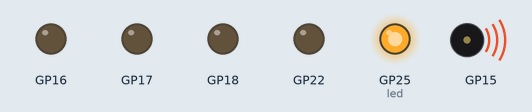
Bench run of a program on a simulated Raspberry Pi Pico running MicroPython. On the bench: output pins drawn as LEDs (lit = HIGH), buzzer (waves = sounding). The board's own WiFi access point starts at once; values from a settings file that is not in the repository are placeholders; what the program prints to the serial console is not drawn. At 1.9 s the program stops and its outputs stay as they are.

Above: at 0.2 s.
At 1.0 s:
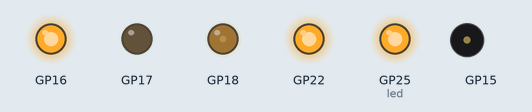
At 2.0 s:
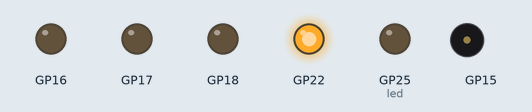
Timing chart, 0 to 3.4 s (numbered marks = the images above):
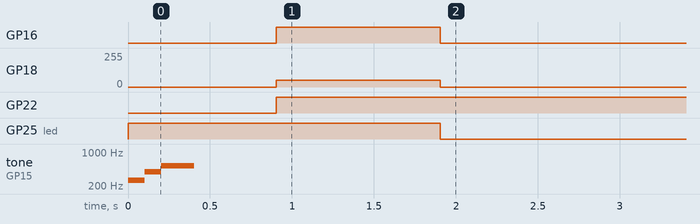

Measured:
- by itself, GP16: LOW → HIGH at 0.90 s, → LOW 1.0 s later
- by itself, GP18: 0/255 → 51/255 at 0.90 s, → 0/255 1.0 s later
- by itself, GP22: LOW → HIGH at 0.90 s
- by itself, GP25 (led): LOW → HIGH at 0.00 s, → LOW 1.9 s later
- by itself, tone on GP15: silent → 261 Hz at 0.00 s, → 392 Hz 0.10 s later, → 523 Hz 0.10 s later, → silent 0.20 s later

The program:

main.py
```python
from machine import Pin
from secrets import WIFI_SSID, WIFI_PASS
from wifi import start_ap
from melody import Tones, tone
from motor import Motor
import time

led = Pin("LED", Pin.OUT)
speaker_gpio = 15
MTR_STBY = 22
MTR_AIN1 = 16
MTR_AIN2 = 17
MTR_PWMA = 18

tones = Tones()

ip = start_ap(WIFI_SSID, WIFI_PASS)

if ip is None:
    tone(speaker_gpio, tones.C, 50)
    time.sleep(0.1)
    tone(speaker_gpio, tones.C, 500)
    raise RuntimeError("Wi-Fi connect timeout")

led.on()
tone(speaker_gpio, tones.C, 100)
tone(speaker_gpio, tones.G, 100)
tone(speaker_gpio, tones.HiC, 200)

time.sleep(0.5)

motor = Motor(MTR_STBY, MTR_AIN1, MTR_AIN2, MTR_PWMA)

motor.drive(0.2)

time.sleep(1)

motor.stop()
led.off()
```

wifi.py
```python
import network

def start_ap(ssid, passwd):
    ap = network.WLAN(network.AP_IF)
    ap.active(True)
    try:
        ap.config(essid=ssid, password=passwd)
    except ValueError:
        return None

    print("AP Mode started!")
    print("IP Address:", ap.ifconfig()[0])
    return ap.ifconfig()[0]
```

melody.py
```python
from machine import Pin, PWM
import time

class Tones:
    def __init__(self, base_freq=440.0):
        # A4(69)を基準に各音の周波数を計算
        names = ['C', 'Cs', 'D', 'Ds', 'E', 'F', 'Fs', 'G', 'Gs', 'A', 'As', 'B', "HiC"]
        # C4はMIDI番号60
        for i, name in enumerate(names):
            # 基準のA4から見た半音の距離を計算
            freq = base_freq * (2 ** ((i - 9) / 12))
            setattr(self, name, int(round(freq, 2)))

pwm = None

def tone(pin, freq, ms, duty=20000):
    global pwm
    if pwm is None:
        pwm = PWM(Pin(pin))
    pwm.freq(freq)
    pwm.duty_u16(duty)
    time.sleep_ms(ms)
    silence(pin)

def silence(pin):
    global pwm
    if pwm is not None:
        pwm.duty_u16(0)
        pwm.deinit()
        pwm = None
    Pin(pin, Pin.OUT).value(0)
```

motor.py
```python
from machine import Pin, PWM

class Motor:
    def __init__(self, stby, ain1, ain2, pwma):
        self.stby = Pin(stby, Pin.OUT)
        self.ain1 = Pin(ain1, Pin.OUT)
        self.ain2 = Pin(ain2, Pin.OUT)
        self.pwma = PWM(Pin(pwma))

        self.stby.on()
        self.pwma.freq(1000)

    def drive(self, power):
        if power > 0:
            self.ain1.on()
            self.ain2.off()
        elif power < 0:
            self.ain1.off()
            self.ain2.on()
        else:
            self.stop()
            return

        # 絶対値に変換し、0-65535の範囲にスケーリング
        duty = int(65535 * min(abs(power), 1.0))
        self.pwma.duty_u16(duty)

    def stop(self):
        self.pwma.duty_u16(0)
        self.ain1.off()
        self.ain2.off()
```
